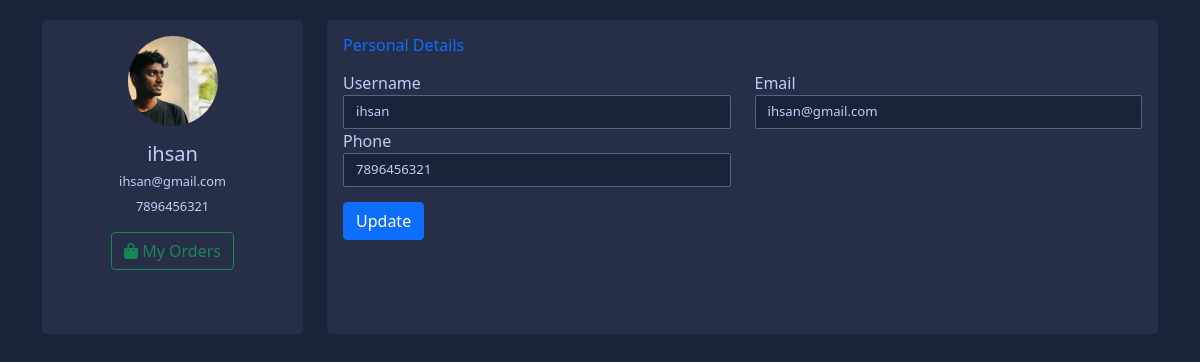
The app's page /ecommapp/edit_buyer_profile/ (signed in) with its own data.
### ecommapp/models.py (models this page shows, shortened)
class reg_buyer(models.Model):
    username = models.CharField(max_length=30)
    email = models.EmailField()
    buyer_img = models.FileField(upload_to='ecommapp/static/images')
    phone = models.BigIntegerField()
    password = models.CharField(max_length=30)

### ecommapp/views.py (the view, shortened to what this page needs)
# urls.py: path('edit_buyer_profile/',edit_buyer_profile),
def edit_buyer_profile(request):
    try:
        id1 = request.session['user_id']
        a = reg_buyer.objects.get(id=id1)
        img = str(a.buyer_img).split('/')[-1]
    except:
        request.session['user_id'] = None
        return redirect(buyer_login)
    return render(request,'edit_buyer_profile.html',{'data':a,'img':img})

### ecommapp/templates/edit_buyer_profile.html (shortened to what this page needs)
<!DOCTYPE html>
{% load static %}
<html lang="en">
<head>
  <link href="https://cdn.jsdelivr.net/npm/bootstrap@5.0.2/dist/css/bootstrap.min.css" rel="stylesheet"
>
</head>
<body>
<form method="post" enctype="multipart/form-data">{% csrf_token%}
  <div class="container">
<div class="row gutters">
	<div class="col-xl-3 col-lg-3 col-md-12 col-sm-12 col-12">
		<div class="card h-100">
			<div class="card-body">
				<div class="account-settings">
					<div class="user-profile">
						<div class="user-avatar">
							<label>
							<img src="/static/images/{{img}}" id="uploadPreview" alt="Maxwell Admin">
							</label>
						</div>
						<h5 class="user-name">{{data.username}}</h5>
						<h6 class="user-email">{{data.email}}</h6>
						<h6 class="user-email" style="margin-top:4%;">{{data.phone}}</h6>
						<a href="http://127.0.0.1:8000/ecommapp/deliver_display/"><button type="button" class="btn btn-outline-success" style="margin-top:8%;"><i class="fa-solid fa-bag-shopping"></i>      My Orders</button></a>
					</div>
				</div>
			</div>
		</div>
	</div>
	<div class="col-xl-9 col-lg-9 col-md-12 col-sm-12 col-12">
		<div class="card h-100">
			<div class="card-body">
				<div class="row gutters">
					<div class="col-xl-12 col-lg-12 col-md-12 col-sm-12 col-12">
						<h6 class="mb-3 text-primary">Personal Details</h6>
					</div>
					<div class="col-xl-6 col-lg-6 col-md-6 col-sm-6 col-12">
						<div class="form-group">
							<label for="fullName">Username</label>
							<input type="text" class="form-control" id="fullName"  value="{{data.username}}" name="username">
						</div>
					</div>
					<div class="col-xl-6 col-lg-6 col-md-6 col-sm-6 col-12">
						<div class="form-group">
							<label for="eMail">Email</label>
							<input type="email" class="form-control" id="eMail" placeholder="Enter email ID" value="{{data.email}}" name="email">
						</div>
					</div>
					<div class="col-xl-6 col-lg-6 col-md-6 col-sm-6 col-12">
						<div class="form-group">
							<label for="phone">Phone</label>
							<input type="text" class="form-control" id="phone" placeholder="Enter phone number" value="{{data.phone}}" style="margin-bottom:4%" name="phone">
						</div>
					</div>
				<div class="row gutters">
					<div class="col-xl-12 col-lg-12 col-md-12 col-sm-12 col-12">
						<div class="text-right">
							<button type="submit" id="submit" name="submit" class="btn btn-primary">Update</button>
						</div>
					</div>
				</div>
			</div>
		</div>
	</div>
</div>
</div>
</form>
</body>
</html>

### ecommapp/templates/edit_buyer_profile.html (style rules this page uses)
body { margin-top:20px; color: #bcd0f7; background: #1A233A; }
.account-settings .user-profile { margin: 0 0 1rem 0; padding-bottom: 1rem; text-align: center; }
.account-settings .user-profile .user-avatar { margin: 0 0 1rem 0; }
.account-settings .user-profile .user-avatar img { width: 90px; height: 90px; -webkit-border-radius: 100px; -moz-border-radius: 100px; border-radius: 100px; }
.account-settings .user-profile h5.user-name { margin: 0 0 0.5rem 0; }
.account-settings .user-profile h6.user-email { margin: 0; font-size: 0.8rem; font-weight: 400; }
.card { background: #272E48; -webkit-border-radius: 5px; -moz-border-radius: 5px; border-radius: 5px; border: 0; margin-bottom: 1rem; }
.form-control { border: 1px solid #596280; -webkit-border-radius: 2px; -moz-border-radius: 2px; border-radius: 2px; font-size: .825rem; background: #1A233A; color: #bcd0f7; }

### records on screen
reg_buyer: username "ihsan", email "ihsan@gmail.com", phone "7896456321"
